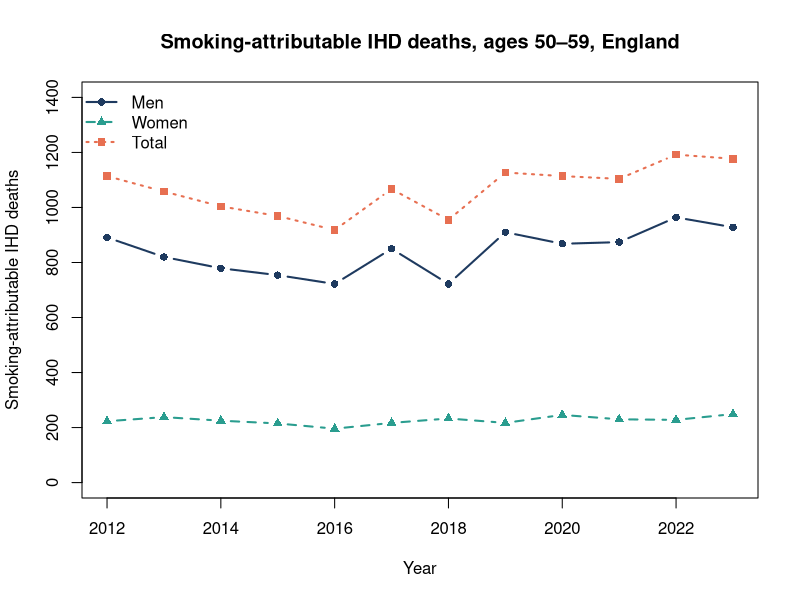
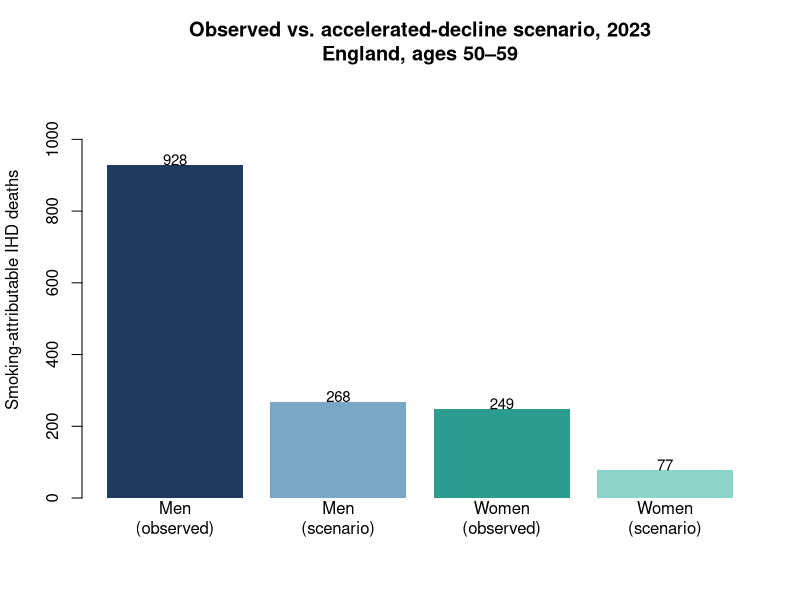

Write R code to recreate these figures, in order.
## ---- chunk 1
knitr::opts_chunk$set(echo = TRUE, warning = FALSE, message = FALSE)
## ---- chunk 2
smoking <- data.frame(
  year       = 2012:2023,
  prev_men   = c(21.9, 19.2, 18.4, 17.1, 15.9, 19.1, 14.7, 19.7, 16.3, 15.9, 17.7, 15.4),
  prev_women = c(17.4, 18.0, 17.3, 15.2, 13.2, 14.9, 15.9, 14.0, 15.6, 13.3, 12.2, 12.6)
)
smoking$p_men   <- smoking$prev_men   / 100
smoking$p_women <- smoking$prev_women / 100

ihd <- data.frame(
  year         = 2012:2023,
  deaths_men   = c(2884, 2914, 2855, 2915, 2948, 3033, 3131, 3173, 3477, 3568, 3632, 3882),
  deaths_women = c( 683,  713,  694,  724,  731,  740,  761,  774,  814,  853,  900,  959)
)

RR_men   <- 3.04
RR_women <- 3.78
## ---- chunk 3
p_star <- c(0, 1)

results <- data.frame(
  year = 2012:2023,
  PIF_men = NA_real_, PIF_women = NA_real_,
  attr_men = NA_real_, attr_women = NA_real_
)

for (i in 1:nrow(results)) {
  p_men_obs   <- c(smoking$p_men[i],   1 - smoking$p_men[i])
  p_women_obs <- c(smoking$p_women[i], 1 - smoking$p_women[i])
  RR_men_vec   <- c(RR_men,   1)
  RR_women_vec <- c(RR_women, 1)

  results$PIF_men[i]   <- (sum(p_men_obs   * RR_men_vec)   - sum(p_star * RR_men_vec))   / sum(p_men_obs   * RR_men_vec)
  results$PIF_women[i] <- (sum(p_women_obs * RR_women_vec) - sum(p_star * RR_women_vec)) / sum(p_women_obs * RR_women_vec)

  results$attr_men[i]   <- results$PIF_men[i]   * ihd$deaths_men[i]
  results$attr_women[i] <- results$PIF_women[i] * ihd$deaths_women[i]
}

results$PIF_men    <- round(results$PIF_men   * 100, 1)
results$PIF_women  <- round(results$PIF_women * 100, 1)
results$attr_men   <- round(results$attr_men)
results$attr_women <- round(results$attr_women)
results$attr_total <- results$attr_men + results$attr_women

results
## ---- chunk 4
plot(results$year, results$attr_men,
     type = "b", pch = 16, lwd = 2, col = "#1E3A5F",
     ylim = c(0, 1400), xlab = "Year",
     ylab = "Smoking-attributable IHD deaths",
     main = "Smoking-attributable IHD deaths, ages 50–59, England")
lines(results$year, results$attr_women,
      type = "b", pch = 17, lwd = 2, lty = 2, col = "#2A9D8F")
lines(results$year, results$attr_total,
      type = "b", pch = 15, lwd = 2, lty = 3, col = "#E76F51")
legend("topleft", legend = c("Men", "Women", "Total"),
       col = c("#1E3A5F", "#2A9D8F", "#E76F51"),
       lwd = 2, lty = c(1,2,3), pch = c(16,17,15), bty = "n")
## ---- chunk 5
cat("Cumulative attributable IHD deaths, 2012–2023:\n")
cat("  Men:   ", sum(results$attr_men),   "\n")
cat("  Women: ", sum(results$attr_women), "\n")
cat("  Total: ", sum(results$attr_total), "\n")
## ---- chunk 6
p_men_2023   <- smoking$p_men[smoking$year   == 2023]
p_women_2023 <- smoking$p_women[smoking$year == 2023]

p_men_cf   <- smoking$p_men[smoking$year   == 2012] / 2   # 0.1095
p_women_cf <- smoking$p_women[smoking$year == 2012] / 2   # 0.0870

deaths_men_2023   <- ihd$deaths_men[ihd$year   == 2023]
deaths_women_2023 <- ihd$deaths_women[ihd$year == 2023]

p_obs_men   <- c(p_men_2023,   1 - p_men_2023)
p_obs_women <- c(p_women_2023, 1 - p_women_2023)
p_cf_men    <- c(p_men_cf,     1 - p_men_cf)
p_cf_women  <- c(p_women_cf,   1 - p_women_cf)

RR_men_vec   <- c(RR_men,   1)
RR_women_vec <- c(RR_women, 1)

PIF_men_scenario   <- (sum(p_obs_men   * RR_men_vec)   - sum(p_cf_men   * RR_men_vec))   / sum(p_obs_men   * RR_men_vec)
PIF_women_scenario <- (sum(p_obs_women * RR_women_vec) - sum(p_cf_women * RR_women_vec)) / sum(p_obs_women * RR_women_vec)

attr_men_scenario   <- round(PIF_men_scenario   * deaths_men_2023)
attr_women_scenario <- round(PIF_women_scenario * deaths_women_2023)

attr_men_2023   <- results$attr_men[results$year   == 2023]
attr_women_2023 <- results$attr_women[results$year == 2023]

averted_men   <- attr_men_2023   - attr_men_scenario
averted_women <- attr_women_2023 - attr_women_scenario

cat("Attributable deaths (observed)  — Men:", attr_men_2023,     " Women:", attr_women_2023,     "\n")
cat("Attributable deaths (scenario)  — Men:", attr_men_scenario, " Women:", attr_women_scenario, "\n")
cat("Deaths averted                  — Men:", averted_men,       " Women:", averted_women,       "\n")
cat("Total averted:", averted_men + averted_women, "\n")
## ---- chunk 7
heights <- c(attr_men_2023, attr_men_scenario, attr_women_2023, attr_women_scenario)
cols    <- c("#1E3A5F", "#7BA7C7", "#2A9D8F", "#8FD4CA")
labels  <- c("Men\n(observed)", "Men\n(scenario)", "Women\n(observed)", "Women\n(scenario)")

bp <- barplot(heights, names.arg = labels, col = cols, border = NA,
              ylab = "Smoking-attributable IHD deaths",
              main = "Observed vs. accelerated-decline scenario, 2023\nEngland, ages 50–59",
              ylim = c(0, max(heights) * 1.25))
text(x = bp, y = heights + 15, labels = heights, cex = 0.9)
